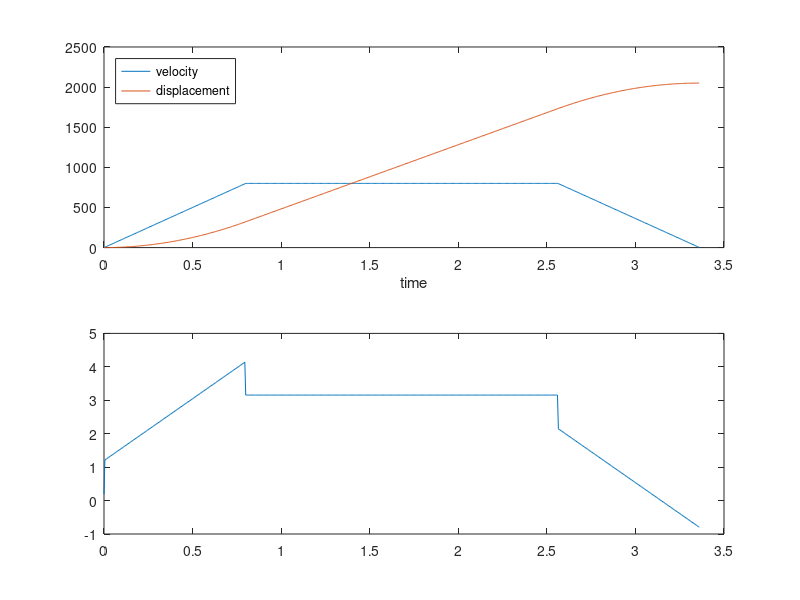

The MATLAB source for this figure:
fclose all; close all; clear all; clc;


%%

accel = 1000; %mm/s2
v_max = 800; %mm/s
freq = 200;
interval = 1/freq;


d_final = 2050; %200*1e-3; % m 

t_accel = v_max/accel;
t_final = d_final/v_max - v_max/accel + 2*t_accel;

t_accel_burst = sqrt(d_final / (accel));
t_final_burst = t_accel_burst*2;


if((d_final/1000)>= (accel/1000*v_max/1000))
    t = 0:interval:t_final;
else
    t = 0:interval:t_final_burst;
end

a = zeros(size(t));
v = zeros(size(t));
d = zeros(size(t));

d(1) = 0;
% v0= 0;


for iter = 2:size(t,2)
    % for longer path reaching max velocity
    if(t_final > (2*t_accel))
            if(t(iter)<t_accel) % accel
                v(iter) = accel*t(iter);
                a(iter) = accel;
            elseif (t(iter)>=t_accel && t(iter)<=(t_final-t_accel)) %max_speed
                v(iter) = v_max;
            elseif(t(iter)>(t_final-t_accel)) %decel 
                v(iter) = v_max -accel*(t(iter)-(t_final-t_accel));
                a(iter) = -accel;
            end


    % for shorter burst        
    else
        if(t(iter)< (t_accel_burst)) %accel
                v(iter) = accel*t(iter);
                v_max = max(v(iter));
                a(iter) = accel;
        elseif(t(iter)>=(t_accel_burst))  %decel
                v(iter) = v_max- accel*( t(iter) -(t_accel_burst) ) ;
                a(iter) = -accel;
        end
    end

    % integration to get distance
    d(iter) = d(iter-1)+ v(iter)*interval;
    


    
        
end


figure(1)
subplot(2,1,1)
plot(t,v,t,d)
legend('velocity','displacement','Location','northwest')
xlabel('time')
ylabel('')

%%
km = 2100/6;%1000/1;
Tm = 1;

speed_ff = 0.00370;
bias_ff = 0.19533; % bias voltage
acc_ff = 0.001 *Tm ;%0.002;

% vel = Vmax*(1-exp(-t/Tm));
% Volt = v/km ./ (1-exp(-t/Tm));
Volt = a*acc_ff + v*speed_ff + bias_ff;

subplot(2,1,2)
plot(t,Volt)

% figure(2)
% vel = km*(1-exp(-t/Tm));
% plot(t,vel)


%%
% x = 1./km .* (1/2 + exp(-t./(2*Tm)/(4*Tm)  )  ) .* v
% 
% 
% figure(3)
% plot(t,x)
% 
% 
% 
% Ks = 0.14;
% Kv = 0.00048;
% Ka = 0.00016;
% 
% d_d = v;
% d_dd = a;
% 
% y = (1/2 *t - 1/(2^2) + 1/(2^2)*exp(-2*t)) *5
% 
% volt = v ./ (1/2 .*t - 1/(2^2) + 1/(2^2).*exp(-2.*t));
% figure(3)
% plot(t,volt)


